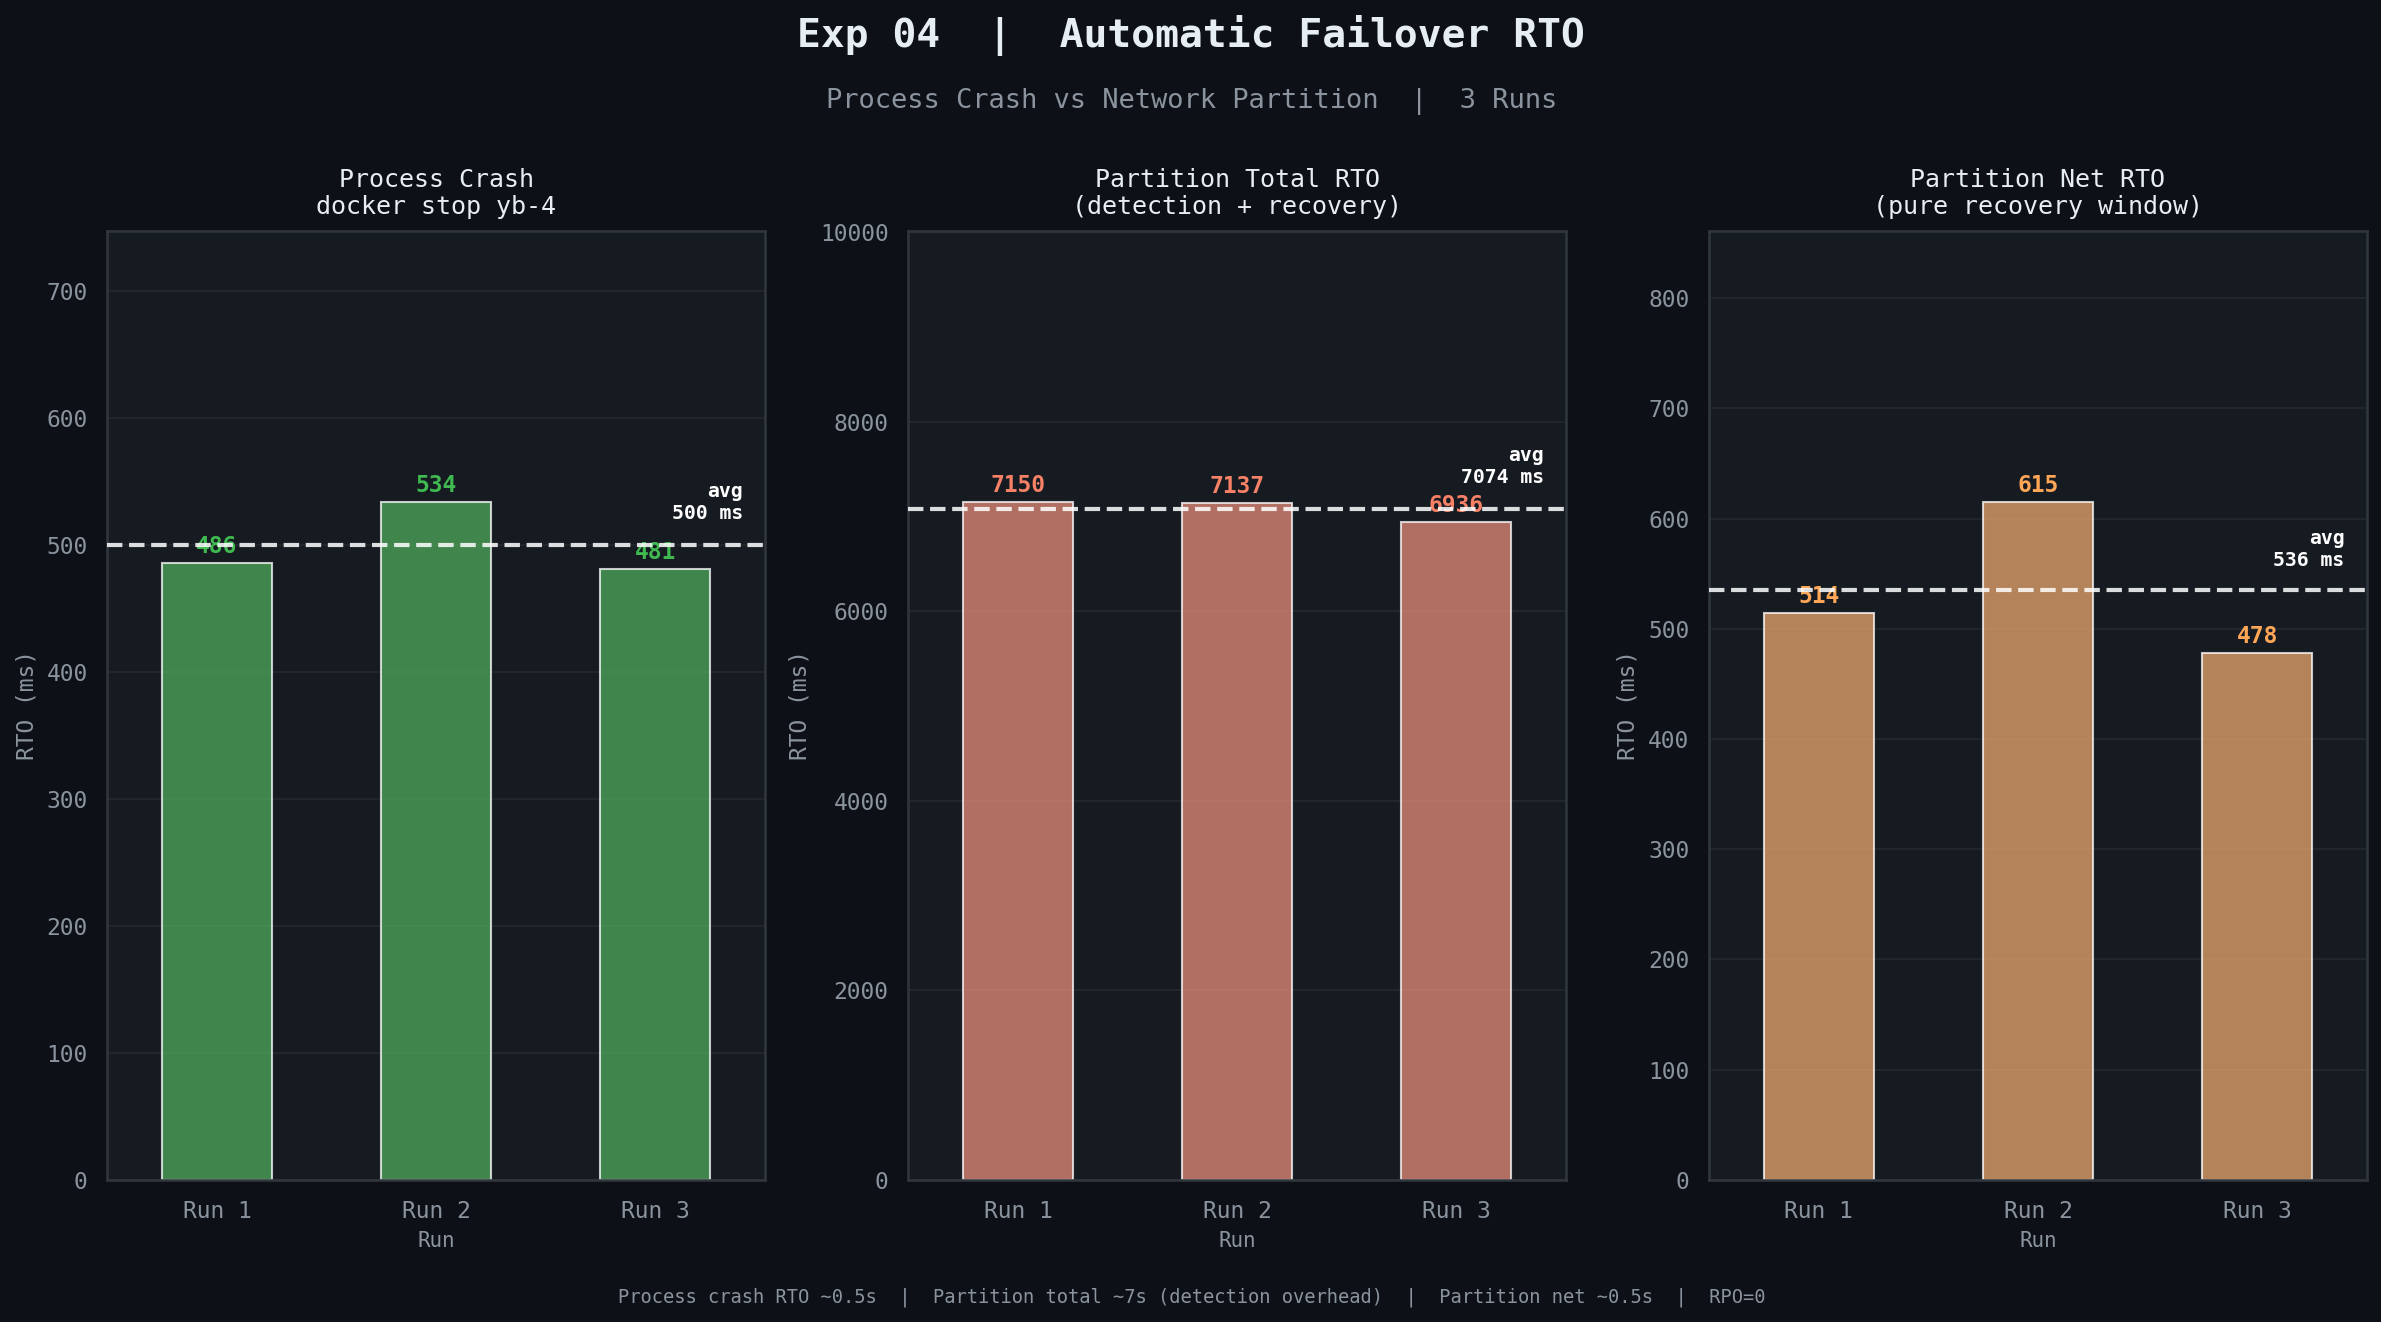

Reproduce this figure in Python.
"""Exp 04 — Automatic Failover RTO"""
import seaborn as sns
import matplotlib.pyplot as plt
import pandas as pd
import numpy as np

BG, PANEL = '#0d1117', '#161b22'
TEXT, MUTED, BORDER = '#e6edf3', '#8b949e', '#30363d'
GREEN, RED, ORANGE = '#3fb950', '#f78166', '#ffa657'

RC = {
    'axes.facecolor': PANEL, 'figure.facecolor': BG,
    'axes.edgecolor': BORDER, 'grid.color': '#21262d',
    'text.color': TEXT, 'axes.labelcolor': MUTED,
    'xtick.color': MUTED, 'ytick.color': MUTED,
    'legend.facecolor': PANEL, 'legend.edgecolor': BORDER,
    'legend.labelcolor': TEXT, 'axes.unicode_minus': False,
    'font.family': 'monospace', 'font.size': 11,
}
sns.set_theme(style='darkgrid', rc=RC)

records = []
run_ids = ['Run 1', 'Run 2', 'Run 3']
docker  = [486, 534, 481]
ipt_tot = [7150, 7137, 6936]
ipt_net = [514, 615, 478]

for run, d, it, in_ in zip(run_ids, docker, ipt_tot, ipt_net):
    records += [
        {'Run': run, 'RTO (ms)': d,   'Scenario': 'docker stop\n(process crash)'},
        {'Run': run, 'RTO (ms)': it,  'Scenario': 'iptables total\n(incl. detection)'},
        {'Run': run, 'RTO (ms)': in_, 'Scenario': 'iptables net\n(recovery only)'},
    ]
df = pd.DataFrame(records)

fig, axes = plt.subplots(1, 3, figsize=(16, 9), facecolor=BG)
fig.text(0.5, 0.96, 'Exp 04  |  Automatic Failover RTO',
         ha='center', fontsize=19, fontweight='bold', color=TEXT)
fig.text(0.5, 0.915, 'Process Crash vs Network Partition  |  3 Runs',
         ha='center', fontsize=13, color=MUTED)

scenarios = [
    ('docker stop\n(process crash)',      docker,   GREEN,  'Process Crash\ndocker stop yb-4'),
    ('iptables total\n(incl. detection)', ipt_tot,  RED,    'Partition Total RTO\n(detection + recovery)'),
    ('iptables net\n(recovery only)',     ipt_net,  ORANGE, 'Partition Net RTO\n(pure recovery window)'),
]

for ax, (scen, vals, color, title) in zip(axes, scenarios):
    ax.set_facecolor(PANEL)
    for sp in ax.spines.values(): sp.set_edgecolor(BORDER)
    sub = df[df['Scenario'] == scen].copy()
    sns.barplot(data=sub, x='Run', y='RTO (ms)', ax=ax,
                color=color, alpha=0.75, errorbar=None, width=0.5)
    avg = np.mean(vals)
    ax.axhline(avg, color='white', lw=2, ls='--', alpha=0.85, zorder=5)
    ax.text(2.4, avg * 1.04, f'avg\n{avg:.0f} ms', ha='right', fontsize=9.5,
            color='white', fontweight='bold')
    for p, v in zip(ax.patches, vals):
        ax.text(p.get_x() + p.get_width() / 2, p.get_height() + max(vals) * 0.015,
                f'{v}', ha='center', fontsize=11, color=color, fontweight='bold')
    ax.set_ylim(0, max(vals) * 1.4)
    ax.set_xlabel('Run', color=MUTED, fontsize=10)
    ax.set_ylabel('RTO (ms)', color=MUTED, fontsize=11)
    ax.set_title(title, color=TEXT, fontsize=12, pad=8)

fig.text(0.5, 0.03,
    'Process crash RTO ~0.5s  |  Partition total ~7s (detection overhead)  |  Partition net ~0.5s  |  RPO=0',
    ha='center', fontsize=9, color=MUTED)

plt.tight_layout(rect=[0, 0.05, 1, 0.89])
plt.savefig('phase4_failover_rto.png', dpi=150, bbox_inches='tight', facecolor=BG)
plt.show()
print("Saved: phase4_failover_rto.png")
